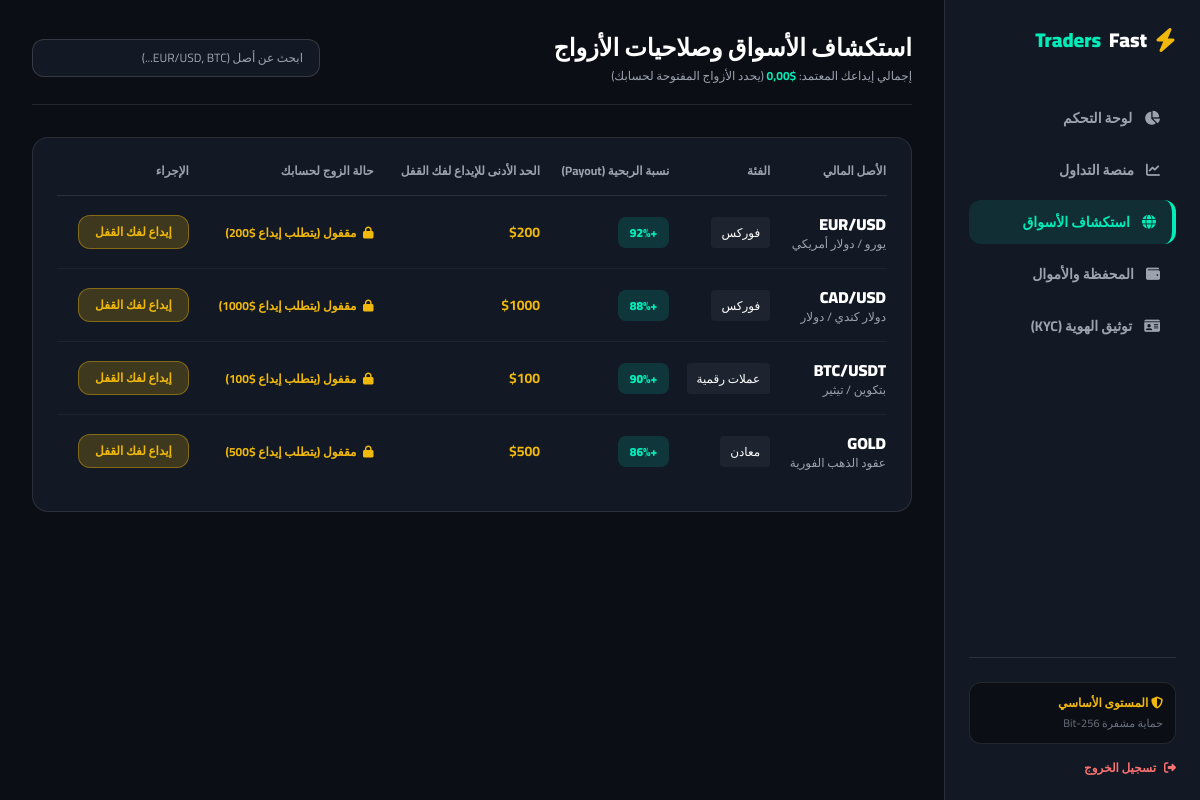
Screenshot of /markets/ (signed in) with the database file from the repository.
### core/models.py (models this page shows, shortened)
class User(AbstractUser):
    CAP_TYPE_CHOICES = [
        ('fixed', 'مبلغ ثابت بالدولار ($)'),
        ('percent', 'نسبة مئوية من إجمالي الإيداع (%)'),
    ]
    RISK_MODE_CHOICES = [
        ('capped', 'تفعيل سقف الربح والتعويض التلقائي'),
        ('house_edge', 'خسارة دائمة لجميع الضربات (House Edge)'),
        ('standard', 'تداول عشوائي مفتوح بدون سقف'),
    ]
    KYC_STATUS_CHOICES = [
        ('unverified', 'غير موثق (Tier 1)'),
        ('pending', 'قيد مراجعة الإدارة'),
        ('approved', 'حساب موثق بالكامل (Tier 2)'),
        ('rejected', 'مرفوض'),
    ]
    full_name = models.CharField(max_length=150, blank=True)
    email = models.EmailField(unique=True)
    activation_code = models.CharField(max_length=6, blank=True)
    real_balance = models.DecimalField(max_digits=14, decimal_places=2, default=Decimal('0.00'))
    demo_balance = models.DecimalField(max_digits=14, decimal_places=2, default=Decimal('10000.00'))
    total_deposited = models.DecimalField(max_digits=14, decimal_places=2, default=Decimal('0.00'))
    daily_profit = models.DecimalField(max_digits=14, decimal_places=2, default=Decimal('0.00'))
    profit_cap = models.DecimalField(max_digits=14, decimal_places=2, default=Decimal('20.00'))
    cap_type = models.CharField(max_length=16, choices=CAP_TYPE_CHOICES, default='fixed')
    risk_mode = models.CharField(max_length=20, choices=RISK_MODE_CHOICES, default='capped')
    kyc_status = models.CharField(max_length=20, choices=KYC_STATUS_CHOICES, default='unverified')
    is_banned = models.BooleanField(default=False)

class Asset(models.Model):
    CATEGORY_CHOICES = [
        ('فوركس', 'فوركس'),
        ('عملات رقمية', 'عملات رقمية'),
        ('معادن', 'معادن'),
        ('أسهم', 'أسهم'),
    ]
    symbol = models.CharField(max_length=30, unique=True)
    name = models.CharField(max_length=100)
    category = models.CharField(max_length=50, choices=CATEGORY_CHOICES, default='فوركس')
    payout = models.PositiveIntegerField(default=90)
    min_deposit = models.DecimalField(max_digits=12, decimal_places=2, default=Decimal('100.00'))
    base_price = models.DecimalField(max_digits=16, decimal_places=5, default=Decimal('1.08450'))
    locked_by_admin = models.BooleanField(default=False)
    created_at = models.DateTimeField(auto_now_add=True)
    class Meta:
        ordering = ['id']

### core/views.py (the view)
# urls.py: path('markets/', views.markets_view, name='markets'),
@login_required(login_url='/login/')
def markets_view(request):
    assets = Asset.objects.all()
    market_list = []
    for asset in assets:
        is_unlocked = (not asset.locked_by_admin) and (request.user.total_deposited >= asset.min_deposit)
        market_list.append({
            'asset': asset,
            'is_unlocked': is_unlocked,
        })
    return render(request, 'markets.html', {
        'active_nav': 'markets',
        'market_list': market_list,
    })

### templates/markets.html (shortened to what this page needs)
{% extends 'base_trader.html' %}
{% block content %}
<div class="flex flex-wrap justify-between items-center mb-8 pb-5 border-b border-white/10 gap-4">
    <div>
        <h1 class="text-xl sm:text-2xl font-black">استكشاف الأسواق وصلاحيات الأزواج</h1>
        <p class="text-xs text-gray-400 mt-1">
            إجمالي إيداعك المعتمد: <b class="text-[#00ECB9]">${{ request.user.total_deposited|floatformat:2 }}</b> (يحدد الأزواج المفتوحة لحسابك)
        </p>
    </div>
    <input id="searchMarket" oninput="filterMarkets()" type="text" placeholder="ابحث عن أصل (EUR/USD, BTC...)" class="bg-[#121824] border border-white/15 rounded-xl px-4 py-2.5 text-xs w-full sm:w-72 outline-none focus:border-[#00ECB9]">
</div>
<div class="bg-[#121824] border border-white/10 rounded-2xl p-4 sm:p-6 overflow-x-auto">
    <table class="w-full text-right text-sm min-w-[650px]">
        <thead class="text-xs text-gray-400 border-b border-white/10">
            <tr>
                <th class="pb-4">الأصل المالي</th>
                <th class="pb-4">الفئة</th>
                <th class="pb-4">نسبة الربحية (Payout)</th>
                <th class="pb-4">الحد الأدنى للإيداع لفك القفل</th>
                <th class="pb-4">حالة الزوج لحسابك</th>
                <th class="pb-4">الإجراء</th>
            </tr>
        </thead>
        <tbody id="marketsTable" class="divide-y divide-white/5">
            {% for item in market_list %}
            <tr class="market-row" data-search="{{ item.asset.symbol|lower }} {{ item.asset.name|lower }} {{ item.asset.category|lower }}">
                <td class="py-4 font-black text-base">
                    {{ item.asset.symbol }}
                    <span class="text-xs text-gray-400 font-normal block">{{ item.asset.name }}</span>
                </td>
                <td><span class="px-2.5 py-1 rounded bg-white/5 text-xs">{{ item.asset.category }}</span></td>
                <td><span class="px-3 py-1 rounded-lg bg-[#00ECB9]/15 text-[#00ECB9] font-black text-xs">+{{ item.asset.payout }}%</span></td>
                <td class="font-bold text-[#F0B90B]">${{ item.asset.min_deposit|floatformat:0 }}</td>
                <td>
                    {% if item.asset.locked_by_admin %}
                        <span class="text-xs text-red-400 font-bold"><i class="fa-solid fa-lock ml-1"></i> مقفول من الإدارة</span>
                    {% elif item.is_unlocked %}
                        <span class="text-xs text-[#00ECB9] font-bold"><i class="fa-solid fa-lock-open ml-1"></i> مفتوح للتداول ✓</span>
                    {% else %}
                        <span class="text-xs text-[#F0B90B] font-bold"><i class="fa-solid fa-lock ml-1"></i> مقفول (يتطلب إيداع ${{ item.asset.min_deposit|floatformat:0 }})</span>
                    {% endif %}
                </td>
                <td>
                    {% if item.is_unlocked %}
                        <a href="{% url 'terminal' %}?symbol={{ item.asset.symbol }}" class="inline-block px-4 py-2 rounded-xl bg-[#00ECB9] text-[#0B0E14] font-black text-xs hover:opacity-90">تداول الآن</a>
                    {% else %}
                        <a href="{% url 'wallet' %}" class="inline-block px-4 py-2 rounded-xl bg-[#F0B90B]/20 text-[#F0B90B] border border-[#F0B90B]/40 font-bold text-xs hover:bg-[#F0B90B]/30">إيداع لفك القفل</a>
                    {% endif %}
                </td>
            </tr>
            {% empty %}
            <tr>
                <td colspan="6" class="py-6 text-center text-gray-500 text-xs">لا توجد أزواج مالية مضافة حالياً.</td>
            </tr>
            {% endfor %}
        </tbody>
    </table>
</div>
{% endblock %}

### templates/base_trader.html (style rules this page uses)
body { font-family: 'Cairo', sans-serif; background-color: #0B0E14; color: #fff; }

### rows the page displays
User: user.total_deposited "0,00"
Asset: asset.symbol "EUR/USD", asset.name "يورو / دولار أمريكي", asset.category "فوركس", asset.payout "92", asset.min_deposit "200"
Asset: asset.symbol "CAD/USD", asset.name "دولار كندي / دولار", asset.category "فوركس", asset.payout "88", asset.min_deposit "1000"
Asset: asset.symbol "BTC/USDT", asset.name "بتكوين / تيثير", asset.category "عملات رقمية", asset.payout "90", asset.min_deposit "100"
Asset: asset.symbol "GOLD", asset.name "عقود الذهب الفورية", asset.category "معادن", asset.payout "86", asset.min_deposit "500"
